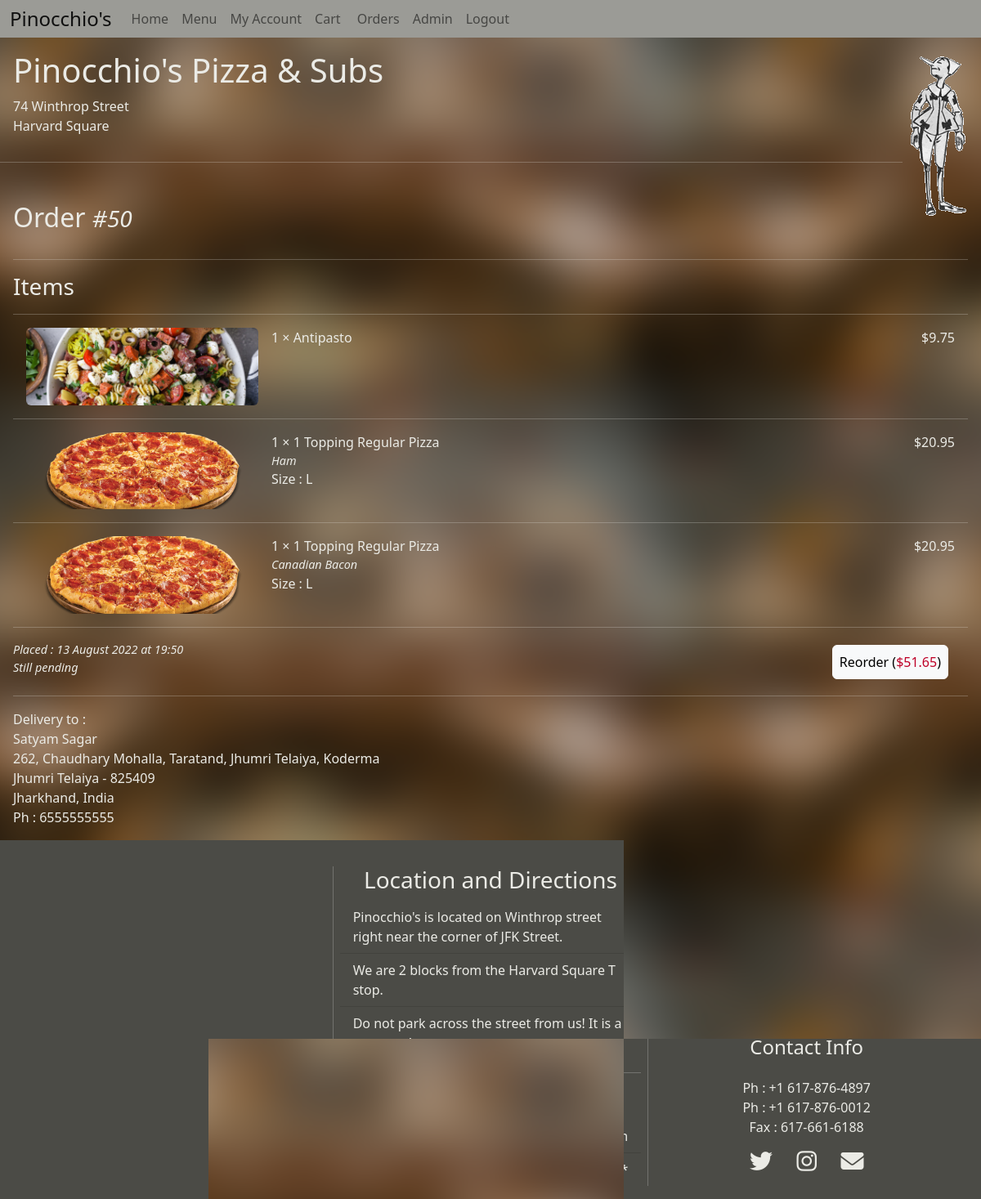
Page /order/50 (signed in) on the committed database.
### orders/models.py (models this page shows, shortened)
class Order(models.Model):
    PAYMENT_MODES = [
        (0, 'UPI'),
        (1, 'Wallets'),
        (2, 'Credit / Debit / ATM Card'),
        (3, 'Net Banking'),
        (4, 'Cash on Delivery')
    ]
    user = models.ForeignKey(User, on_delete=models.CASCADE, related_name="orders")
    pizza = models.ManyToManyField(PizzaCombination, through='OrderPizza', related_name="orders")
    sub = models.ManyToManyField(SubCombination, through='OrderSub', related_name="orders")
    pasta = models.ManyToManyField(Pasta, through='OrderPasta', related_name="orders")
    salad = models.ManyToManyField(Salad, through='OrderSalad', related_name="orders")
    platter = models.ManyToManyField(PlatterCombination, through='OrderPlatter', related_name="orders")
    placedtime = models.DateTimeField(auto_now_add=True)
    completedtime = models.DateTimeField(null=True)
    payment_mode = models.IntegerField(choices=PAYMENT_MODES)
    address = models.ForeignKey('Address', on_delete=models.SET("(deleted address)"))
    price = models.DecimalField(decimal_places=2, max_digits=10, default=0.00)

class Salad(models.Model):
    name = models.CharField(max_length=200)
    image = models.ImageField(upload_to='salad_images', blank=True)
    description = models.TextField(blank=True)
    price = models.DecimalField(decimal_places=2, max_digits=10)
    def getimage(self):
        return self.image
    def getname(self):
        return f'{self.name}'

class PizzaCombination(models.Model):
    pizza = models.ForeignKey(Pizza, on_delete=models.CASCADE, related_name="combinations")
    toppings = models.ManyToManyField(Topping)
    size = models.CharField(null=True, max_length=200)
    price = models.DecimalField(decimal_places=2, max_digits=10, default=0.00)
    def getsize(self):
        return 'S' if self.size == 'small' else 'L'
    def getimage(self):
        return self.pizza.image
    def getname(self):
        return f'{self.pizza.name} {Pizza.PIZZA_TYPES[self.pizza.type][1]} Pizza'

class Pizza(models.Model):
    PIZZA_TYPES = [
        (0, 'Regular'),
        (1, 'Sicilian')
    ]
    name = models.CharField(max_length=200)
    image = models.ImageField(upload_to='pizza_images', blank=True)
    description = models.TextField(blank=True)
    type = models.IntegerField(choices=PIZZA_TYPES, default=0)
    smallprice = models.DecimalField(decimal_places=2, max_digits=10)
    largeprice = models.DecimalField(decimal_places=2, max_digits=10)
    extrascount = models.IntegerField(default=0)

class Topping(models.Model):
    name = models.CharField(max_length=200)
    price = models.DecimalField(decimal_places=2, max_digits=10, default=0.00)

class Address(models.Model):
    name = models.CharField(max_length=200, default="")
    addressline = models.TextField()
    city = models.CharField(max_length=200, default="")
    state = models.CharField(max_length=200, default="")
    country = models.CharField(max_length=200, default="")
    pin = models.PositiveIntegerField(default=0)
    phone = models.CharField(default="", max_length=50)
    user = models.ForeignKey(User, on_delete=models.CASCADE, null=True)

### orders/views.py (the view, shortened to what this page needs)
# urls.py: path('order/<int:order_id>', views.order, name="order"),
@login_required
def order(request, order_id):
    """show details of one order"""
    o = Order.objects.get(id=order_id)
    items = []
    quantities = []
    itemrels = list(chain.from_iterable(getattr(o, 'order'+thing+'_set').all() for thing in THINGS))
    itemrels = sorted(itemrels, key=operator.attrgetter('datetime_added'), reverse=True)
    addresses = Address.objects.filter(user=request.user)
    for item in itemrels:
        items.append(getattr(item, item.__class__.__name__.lower()[5:]))
        quantities.append(item.quantity)
    return render(request, "orders/order.html", {
        "o" : o,
        "items": list(zip(items, quantities)),
        'addresses' : addresses,
        'form': Addressform
    })

### orders/templatetags/tags.py (called while the page is built)
@register.simple_tag()
def multiply(unit_price, quantity):
    return unit_price * quantity

### orders/templates/orders/order.html (shortened to what this page needs)
{% extends "orders/layout.html" %}
{% load tags %}
{% load static %}
{% block body %}
    <div class="blockbody">
        <h2>
            Order
            <span class="fst-italic fw-lighter fs-3">#{{o.id}}</span>
        </h2>
        <hr>
        <h3>Items</h3>
        <hr>
        {% for item, quantity in items %}
            <div class="d-flex flex-row justify-content-start ps-md-3 pe-md-3">
                <div class="w-25 d-none d-sm-block">
                    <img class="rounded float-start w-100" src="{{item.getimage.url}}" alt="{{item.getname}}">
                </div>
                <div class="px-3">
                    <div class="">
                        {{quantity}} × {{ item.getname }}
                    </div>
                    <div class="fst-italic fw-lighter" style="font-size: 0.9rem;">
                        {% for extra in item.toppings.all %}
                            {{ extra.name }}
                        {% endfor %}
                    </div>
                    {% if item.getsize %}
                        <div>Size : {{ item.getsize }}</div>
                    {% endif %}
                </div>
                <div class="ms-auto">
                    <div class="">${% multiply item.price quantity %}</div>
                </div>
            </div>
            <hr>
        {% endfor %}
        <div class="row row-cols-1 row-cols-sm-2 w-100">
            <div class="fst-italic fw-lighter mb-2" style="font-size: 0.9rem;">
                <div>
                    Placed : {{o.placedtime|date:"d F Y"}} at {{o.placedtime|date:"H:i"}}
                </div>
                <div>
                    {% if o.completedtime %}
                        Delivered : {{o.completedtime|date:"d F Y"}} at {{o.completedtime|date:"H:i"}}
                    {% else %}
                        Still pending
                    {% endif %}
                </div>
            </div>
            <div class="align-self-center text-end">
                <button id="repeatorder" data-bs-toggle="modal" data-bs-target="#cartmodal" class="p-2 btn btn-light">
                    Reorder (<span style="color: #BE0027;">${{o.price}}</span>)
                </button>
            </div>
        </div>
        <hr>
        <div>
            Delivery to : <br>
            {{o.address.name}}<br>
            {{o.address.addressline}}<br>
            {{o.address.city}} - {{o.address.pin}}<br>
            {{o.address.state}}, {{o.address.country}}<br>
            Ph : {{o.address.phone}}<br>
        </div>
    </div>
{% endblock %}

### orders/templates/orders/layout.html (shortened to what this page needs)
{% load static %}
<!DOCTYPE html>
<html lang="en">
    <head>
        <link href="https://cdn.jsdelivr.net/npm/bootstrap@5.2.0/dist/css/bootstrap.min.css" rel="stylesheet">
        <link rel="stylesheet" href="{% static 'orders/styles.css' %}">
    </head>
    <body>
        <div class="page-bg"></div>
        <div id="content">
            <div id="layout">
                <nav class="navbar navbar-expand-md sticky-top" style="background-color: #9B9B96">
                    <div class="container-fluid">
                        <a class="navbar-brand fs-4" href="{% url 'index' %}">Pinocchio's</a>
                        <div class="collapse navbar-collapse navbar-light" id="navbarNavAltMarkup">
                            <div class="navbar-nav">
                                <a class="nav-link" href="{% url 'index' %}">Home</a>
                                <a class="nav-link" href="{% url 'menu' %}">Menu</a>
                                {% if user.is_authenticated %}
                                    <a class="nav-link" href="{% url 'my_account' %}">My Account</a>
                                    <a class="nav-link" href="{% url 'cart' %}">Cart&nbsp;</a>
                                    <a class="nav-link" href="{% url 'orders' %}">Orders</a>
                                    {% if user.is_superuser %}
                                        <a class="nav-link" href="/admin">Admin</a>
                                    {% endif %}
                                    <a class="nav-link" href="{% url 'logout' %}">Logout</a>
                                {% else %}
                                    <a class="nav-link" href="{% url 'login' %}">Login</a>
                                    <a class="nav-link" href="{% url 'register' %}">Register</a>
                                {% endif %}
                            </div>
                        </div>
                    </div>
                </nav>
                <div id="brandname" class="position-relative">
                    <h1 class="w-75">Pinocchio's Pizza & Subs</h1>
                    74 Winthrop Street <br>
                    Harvard Square
                    <img class="position-absolute top-0 end-0 m-3" src="{% static 'orders\pinocchio_72.gif' %}" alt="">
                </div>
                <div class="hr">
                    <hr>
                </div>
            </div>
            <div>
                {% block body %}
                {% endblock %}
            </div>
            <div style="background-color: #4B4B46;" class="container-fluid mt-3">
                <div class="row row-cols-1 row-cols-sm-2 row-cols-lg-3 p-3 g-3 justify-content-around">
                    <div>
                        <iframe style="aspect-ratio: 1/1;" class="w-100 rounded" src="https://www.google.com/maps/embed?pb=!1m18!1m12!1m3!1d2947.617322891313!2d-71.12255418454338!3d42.3719940791861!2m3!1f0!2f0!3f0!3m2!1i1024!2i768!4f13.1!3m3!1m2!1s0x89e3775d51d69b07%3A0xa4d76bff98604ad5!2s74%20Winthrop%20St%2C%20Cambridge%2C%20MA%2002138!5e0!3m2!1sen!2sus!4v1660402926898!5m2!1sen!2sus" allowfullscreen="" loading="lazy"></iframe>
                    </div>
                    <div class="" id="location">
                        <h3 class="text-center">Location and Directions</h3>
                        <ul class="list-group list-group-flush">
                            <li class="list-group-item" style="background-color: #4B4B46; color: #EBEBE6;">Pinocchio's is located on Winthrop street right near the corner of JFK Street.</li>
                            <li class="list-group-item" style="background-color: #4B4B46; color: #EBEBE6;">We are 2 blocks from the Harvard Square T stop.</li>
                            <li class="list-group-item" style="background-color: #4B4B46; color: #EBEBE6;">Do not park across the street from us! It is a tow zone!</li>
                        </ul>
                        <hr>
                        <h3 class="text-center">Our store hours are</h3>
                        <ul class="list-group list-group-flush">
                            <li class="list-group-item" style="background-color: #4B4B46; color: #EBEBE6;">
                                <div class="d-flex w-100">
                                    <div class="w-50">Sunday</div>
                                    <div>:</div>
                                    <div class="ms-auto">12 noon - 12 am</div>
                                </div>
                            </li>
                            <li class="list-group-item" style="background-color: #4B4B46; color: #EBEBE6;">
                                <div class="d-flex w-100">
                                    <div class="w-50">Monday - Saturday</div>
                                    <div>:</div>
                                    <div class="ms-auto">11 am - 1 am*</div>
                                </div>
                            </li>
                        </ul>
                    </div>
                    <div class="col-sm-12 col-lg-4">
                        <div class="d-flex justify-content-around">
                            <div class="text-center">
                                <h3 class="text-center">Contact Us</h3>
                                <h4 class="mt-3">Mailing address</h4>
                                <div class="p-3">
                                    Pinocchio's Pizza <br>
                                    74 Winthrop Street <br>
                                    Cambridge, MA 02138 <br>
                                </div>
                                <h4 class="mt-3">Contact Info</h4>
                                <div class="pt-3">Ph : +1 617-876-4897</div>
                                <div>Ph : +1 617-876-0012</div>
                                <div class="pb-3">Fax : 617-661-6188</div>
                                <div class="d-flex justify-content-evenly">
                                    <a href="https://twitter.com/PinocchiosPizz/"><i class="fa fa-twitter fs-3"></i></a>
                                    <a href="https://www.instagram.com/pinocchiospizza1/"><i class="fa fa-instagram fs-3"></i></a>
                                    <a href="mailto:pinocchiospizza1@gmail.com"><i class="fa fa-envelope fs-3"></i></a>
                                </div>
                            </div>
                        </div>
                    </div>
                </div>
            </div>
        </div>
    </body>
</html>

### orders/static/orders/styles.css (style rules this page uses)
body { color: #EBEBE6; }
.page-bg { background: linear-gradient(rgba(0, 0, 0, 0.2), rgba(0, 0, 0, 0.2)), url('interior.jpg'); -webkit-filter: blur(2rem); -moz-filter: blur(2rem); -o-filter: blur(2rem); -ms-filter: blur(2rem); filter: blur(2rem); position: fixed; width: 120%; height: 120%; left: -10%; top: -10%; z-index: -1; }
#content, #layout { min-width: 100%; }
nav { min-width: 100%; }
#brandname { padding: 1rem; }
.blockbody { padding: 1rem; }
.navbar { padding: 0%; }
h2 { padding: 1rem 0rem; }
.hr { padding-right: 6rem; }
i { cursor: pointer; }
a { color: #EBEBE6; text-decoration: none; }
#location { border: 1px solid rgba(235,235,231, 0.25); }
@media screen and (min-width: 576px) { #location { border-width: 0px 0px 0px 1px; } }
@media screen and (min-width: 992px) { #location { border-width: 0px 1px 0px 1px; } }

### rows in the picture
Order: id "50", placedtime "13 August 2022", placedtime "19:50", price "51.65", address.name "Satyam Sagar", address.addressline "262, Chaudhary Mohalla, Taratand, Jhumri Telaiya, Koderma", address.city "Jhumri Telaiya", address.pin "825409", address.state "Jharkhand", address.country "India", address.phone "6555555555"
Salad: getimage (picture), quantity "1", getname "Antipasto", price "9.75"
PizzaCombination: getimage (picture), quantity "1", getname "1 Topping Regular Pizza", getsize "L", price "20.95"
Topping: name "Ham"
PizzaCombination: getimage (picture), quantity "1", getname "1 Topping Regular Pizza", getsize "L", price "20.95"
Topping: name "Canadian Bacon"
